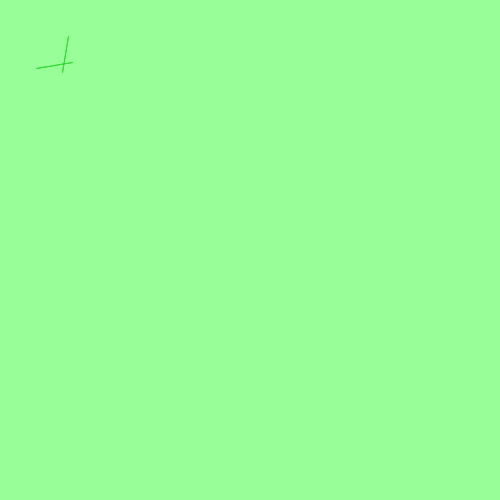
Frame 1 (no input)
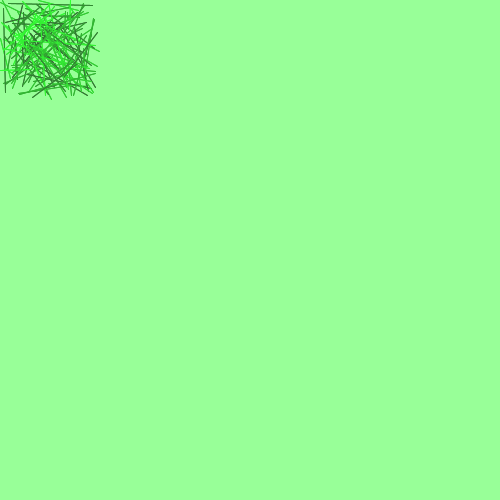
Frame 60 (the mouse pressed at the canvas centre just before this capture)
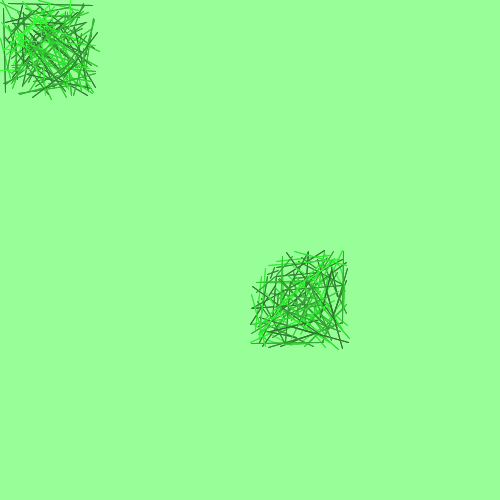
Frame 120 (the mouse held since frame 60 and released just before this capture)

The Processing sketch that drew these frames (run headless with seeded random() and noise(); from frame 60 on, the mouse is pressed at the canvas centre):

// Processing sketch: texture
// ── texture.pde
/**
@christopherRomo
CS4800 (T/R)
October 8th, 2024
Project - Elements of Art
*/

void setup() {
  size(500,500);
  background(152,255,152);
  
} // setup()

// import random to generate random numbers
import java.util.Random;
Random rand = new Random();

void draw() {
  // save random numbers into variables
  int offset_1 = rand.nextInt(100);
  int offset_2 = rand.nextInt(100);
  int offset_3 = rand.nextInt(100);
  int offset_4 = rand.nextInt(100);
  int green = rand.nextInt((255 - 100) + 1) + 100;
  
  // use variables to create lines
  stroke(50,green,50);
  line(mouseX + offset_1, mouseY + offset_2, mouseX + offset_3, mouseY + offset_4);
  line(mouseX + offset_2, mouseY + offset_1, mouseX + offset_4, mouseY + offset_3);
  line(mouseX + offset_3, mouseY + offset_4, mouseX + offset_1, mouseY + offset_2);
  line(mouseX + offset_4, mouseY + offset_3, mouseX + offset_2, mouseY + offset_1);
  
} // draw ()

void mousePressed() {
  // draws a flower
  
  // petals
  stroke(255,0,0);
  fill(225,0,0);
  ellipse(mouseX + 25,mouseY + 25,50,50);
  ellipse(mouseX - 25,mouseY - 25,50,50);
  ellipse(mouseX - 25,mouseY + 25,50,50);
  ellipse(mouseX + 25,mouseY - 25,50,50);
  ellipse(mouseX + 50,mouseY,50,50);
  ellipse(mouseX - 50,mouseY,50,50);
  ellipse(mouseX,mouseY + 50,50,50);
  ellipse(mouseX,mouseY - 50,50,50);
  
  // center
  stroke(255,255,0);
  fill(225,225,0);
  ellipse(mouseX,mouseY,50,50);
  
} // mousePressed()
